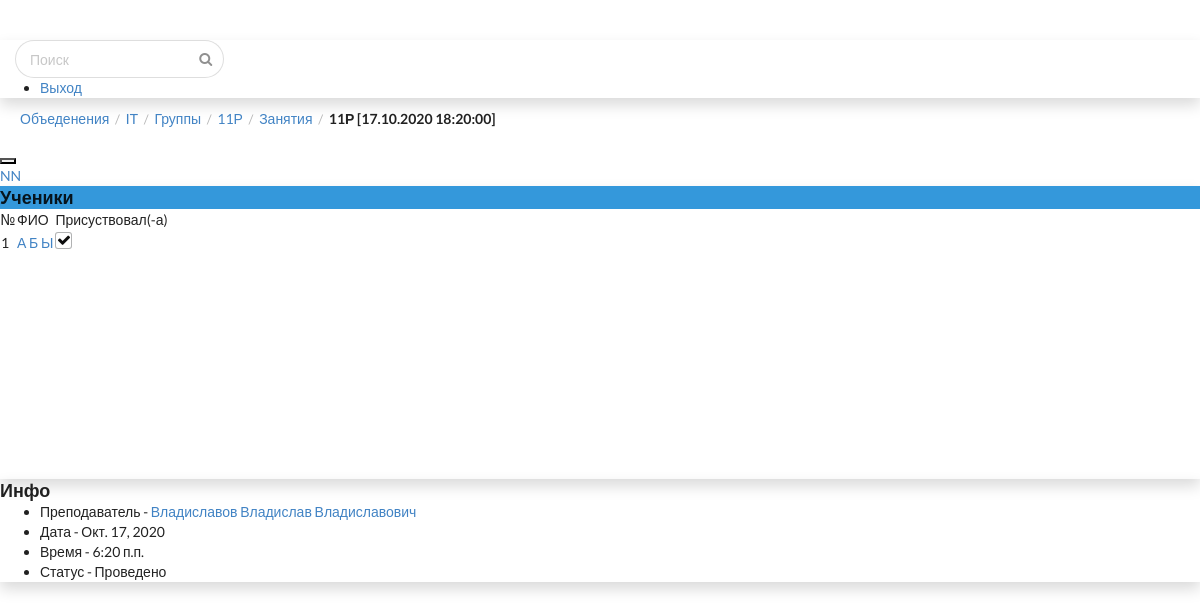
The page /sessions/1/ on the database its author committed.
### main/models.py (models this page shows, shortened)
class StudySession(models.Model):  # Class Class x
    date = models.DateTimeField("Дата и время начала")
    group = models.ForeignKey("Group", verbose_name="Группа", on_delete=models.CASCADE)
    teacherAttended = models.BooleanField("Педагог был на занятии", default=True, blank=True)
    cancelReason = models.CharField("Причина отмены", max_length=128, null=True, blank=True, default=None)
    def __str__(self):
        return f"{self.group.name} [{self.date.strftime('%d.%m.%Y %H:%M:%S')}]"

class Group(models.Model):
    name = models.CharField("Название", max_length=16)
    union = models.ForeignKey(Union, on_delete=models.CASCADE, verbose_name="Объединение", null=True)
    teacher = models.ForeignKey("User", verbose_name="Педагог", on_delete=models.SET_NULL, null=True, blank=True)

class Union(models.Model):
    name = models.CharField("Название", max_length=64, default="No name")
    occupationReason = models.CharField("Причина занятости", max_length=128, null=True, blank=True, default=None)
    logo = models.ForeignKey("Logo", verbose_name="Лого", blank=True, null=True,
                             on_delete=models.SET_NULL)  # TODO Под вопросом

class Attending(models.Model):
    student = models.ForeignKey("Student", verbose_name="Студент", on_delete=models.CASCADE)
    isAttend = models.BooleanField("Посетил", default=False)
    studySession = models.ForeignKey(StudySession, verbose_name="Занятие", on_delete=models.CASCADE)

class User(AbstractUser):
    profile_icon = models.ImageField("Фото профиля", upload_to="profile_icon", blank=True, null=True)
    patronymic = models.CharField('Отчество', max_length=16, blank=True, default="")
    birthday = models.DateField('Дата рождения', null=True, blank=True)
    GENDER_CHOICES = (
        ('Женский', 'Женский'),
        ('Мужской', 'Мужской'),
    )
    gender = models.CharField('Пол', max_length=7, choices=GENDER_CHOICES, null=True, blank=True)
    address = models.CharField('Адрес', max_length=128, null=True, blank=True)
    phone = models.IntegerField('Телефон', null=True, blank=True)
    is_archived = models.BooleanField('В архиве', default=False, blank=True)
    class Types(models.TextChoices):
        EMPLOYEE = "Сотрудник", "Сотрудник"
        STUDENT = "Студент", "Студент"
        PARENT = "Родитель", "Родитель"
    base_type = Types.EMPLOYEE
    type = models.CharField("Тип", max_length=50, choices=Types.choices, default=base_type)
    THEME_CHOICES = (
        ('theme_light', 'Светлая тема'),
        ('theme_dark', 'Тёмная тема'),
    )
    theme = models.CharField("Тема оформления", max_length=64, choices=THEME_CHOICES, default=THEME_CHOICES[0][0])
    class Meta:
        permissions = [
            ("has_groups", "Имеет группы"),
            ("edit_any_studySession", "Редактирует любые занятия"),
            ("cancel_studySession", "Отменяет занятия"),
        ]
    def __str__(self):
        return f"{self.last_name} {self.first_name} {self.patronymic}"

### main/views/objects_views.py (the view)
# urls.py: path("sessions/<int:session>/", get_session, name="session"),
def get_session(request, session):
    session = StudySession.objects.get(id=session)
    set_model(session, request)
    return render(request, 'study_session.html', {'session': session})

### main/templatetags/custom_tags.py (called while the page is built)
@register.filter
def index(indexable, i):
    return indexable[i] if len(indexable) > i else "NN"

@register.filter
def color(string):
    return ColorHash(string).hex

def crc32_hash(obj):
    if PY2:
        bs = str(obj)
    else:
        bs = str(obj).encode('utf-8')
    return crc32(bs) & 0xffffffff

def hsl2rgb(hsl):
    try:
        h, s, l = hsl
    except TypeError:
        raise ValueError(hsl)
    try:
        h /= 360
        q = l * (1 + s) if l < 0.5 else l + s - l * s
        p = 2 * l - q
    except TypeError:
        raise ValueError(hsl)
    rgb = []
    for c in (h + 1 / 3, h, h - 1 / 3):
        if c < 0:
            c += 1
        elif c > 1:
            c -= 1
        if c < 1 / 6:
            c = p + (q - p) * 6 * c
        elif c < 0.5:
            c = q
        elif c < 2 / 3:
            c = p + (q - p) * 6 * (2 / 3 - c)
        else:
            c = p
        rgb.append(round(c * 255))
    return tuple(rgb)

def rgb2hex(rgb):
    try:
        return '#%02x%02x%02x' % rgb
    except TypeError:
        raise ValueError(rgb)

def color_hash(obj, hashfunc=crc32_hash,
               lightness=(0.35, 0.5, 0.65), saturation=(0.35, 0.5, 0.65),
               min_h=None, max_h=None):
    if isinstance(lightness, Number):
        lightness = [lightness]
    if isinstance(saturation, Number):
        saturation = [saturation]
    if min_h is None and max_h is not None:
        min_h = 0
    if min_h is not None and max_h is None:
        max_h = 360
    hash = hashfunc(obj)
    h = (hash % 359)
    if min_h is not None and max_h is not None:
        h = (h / 1000) * (max_h - min_h) + min_h
    hash //= 360
    s = saturation[hash % len(saturation)]
    hash //= len(saturation)
    l = lightness[hash % len(lightness)]
    return (h, s, l)

    @property
    def rgb(self):
        return hsl2rgb(self.hsl)

    @property
    def hex(self):
        return rgb2hex(self.rgb)

### templates/study_session.html (shortened to what this page needs)
{% extends 'base.html' %}
{% block header_name %}
    <div class="ui breadcrumb" style="margin: 0 0 20px 20px">
        <a class="section" href="{% url 'main'%}">Объеденения</a>
        <div class="divider"> /</div>
        <a class="section" href="{% url 'union' session.group.union.id %}">{{ session.group.union.name }}</a>
        <div class="divider"> /</div>
        <a class="section" href="{% url 'union' session.group.union.id %}">Группы</a>
        <div class="divider"> /</div>
        <a class="section">{{ session.group.name }}</a>
        <div class="divider"> /</div>
        <a class="section">Занятия</a>
        <div class="divider"> /</div>
        <div class="active section">{{ session }}</div>
    </div>
{% endblock %}
{% block content %}
    <div class="basic_info_block block big_block shadow">
        <div class="header_block" style="background: #3498DB">
            <h3>Ученики</h3>
        </div>
        <div class="content_block" style="overflow: auto; height: 270px;">
            <table class="table_students" id="customers">
                <tr>
                    <td>№</td>
                    <td>ФИО</td>
                    <td>Присуствовал(-а)</td>
                </tr>
                {% for attending in session.attending_set.all %}
                    <tr>
                        <td>{{ forloop.counter }}</td>
                        <td><a href="{% url 'student' attending.student.id %}">{{ attending.student }}</a></td>
                        <td>
                            <div class="ui checkbox">
                            </div>
                        </td>
                    </tr>
                {% endfor %}
            </table>
        </div>
    </div>
    <div class="session_info_block block shadow">
        <div class="header_block">
            <h3>Инфо</h3>
        </div>
        <div class="content_block">
            <div class="session_info_content">
                <ul class="info_list" id="info" style="width: 100%;">
                    <li>Преподаватель - <a
                            href="{% url 'user' session.group.teacher.id %}">{{ session.group.teacher }}</a></li>
                    <li>Дата - {{ session.date.date }}</li>
                    <li>Время - {{ session.date.time }}</li>
                    <li>Статус - {% if session.cancelReason %}Отмененно: {{ session.cancelReason }}{% else %}
                        Проведено{% endif %}</li>
                </ul>
            </div>
        </div>
    </div>
{% endblock %}

### rows shown on the page
StudySession: group.union.name "IT", group.name "11Р", group+date "11Р [17.10.2020 18:20:00]", group.teacher "Владиславов Владислав Владиславович", date "Окт. 17, 2020", date.time "6:20 п.п."
Attending: student "А Б Ы"

### other values the page prints
{{ request.user.last_name|index:0 }} "NN"
